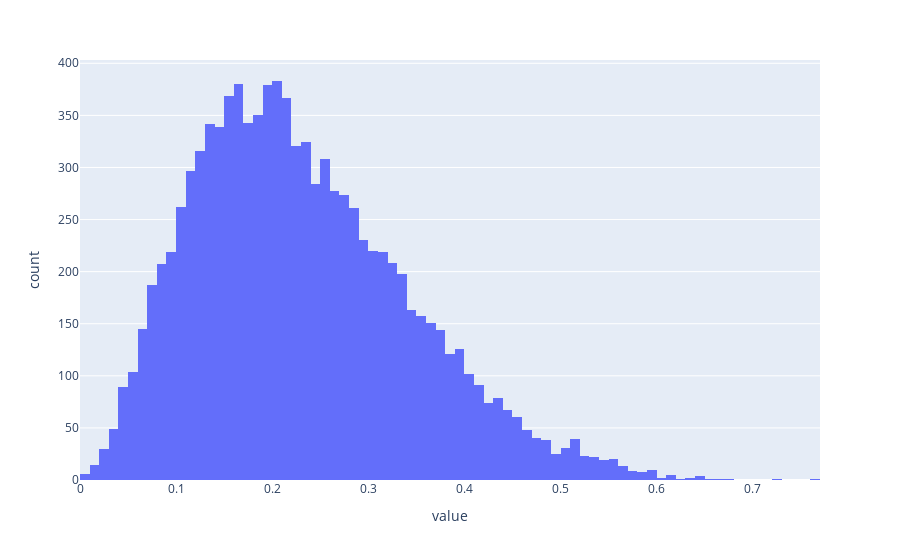

Notebook cell for this chart:
### Code cell
from interp_utils import hist

alpha = 3
beta = 10

distr= dists.Beta(alpha, beta)


sample = distr.sample((10000,))

hist(sample)

### Figure 1 — Plotly figure (JSON) as saved in the notebook; plotly's stock layout.template omitted (floating-point values rounded to 4 significant figures; data arrays with more than 128 entries replaced by an {"elided": "..."} marker saying what was removed)
{"data": [{"alignmentgroup": "True", "bingroup": "x", "hovertemplate": "variable=0<br>value=%{x}<br>count=%{y}<extra></extra>", "legendgroup": "0", "marker": {"color": "#636efa", "pattern": {"shape": ""}}, "name": "0", "offsetgroup": "0", "orientation": "v", "showlegend": true, "type": "histogram", "x": {"elided": "10000 float values"}, "xaxis": "x", "yaxis": "y"}], "layout": {"barmode": "relative", "legend": {"title": {"text": "variable"}, "tracegroupgap": 0}, "margin": {"t": 60}, "showlegend": false, "xaxis": {"anchor": "y", "domain": [0, 1], "title": {"text": "value"}}, "yaxis": {"anchor": "x", "domain": [0, 1], "title": {"text": "count"}}}}
